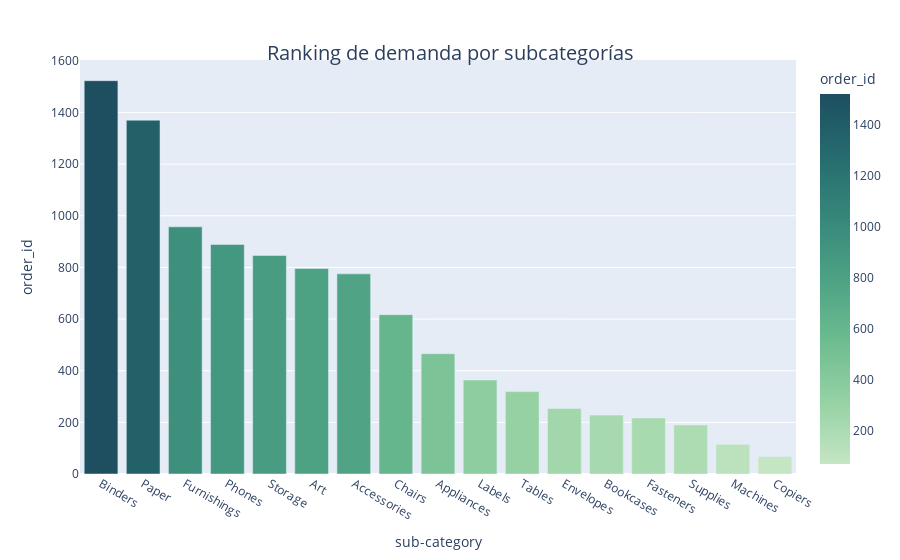

Source (notebook cell):
### Code cell
fig= px.bar(df_subcategory_count, x= 'sub-category', y='order_id', color='order_id',color_continuous_scale = 'blugrn',
            
            )
fig.update_layout(title = dict(text = "Ranking de demanda por subcategorías", 
															 font = dict(size = 20),
															 automargin = True, 
															 yref = 'paper',
															 x = 0.5,
															 y = 1))
fig.show()

### Figure 1 — Plotly figure (JSON) as saved in the notebook; plotly's stock layout.template omitted (floating-point values rounded to 4 significant figures)
{"data": [{"alignmentgroup": "True", "hovertemplate": "sub-category=%{x}<br>order_id=%{marker.color}<extra></extra>", "legendgroup": "", "marker": {"color": [1523, 1370, 957, 889, 846, 796, 775, 617, 466, 364, 319, 254, 228, 217, 190, 115, 68], "coloraxis": "coloraxis", "pattern": {"shape": ""}}, "name": "", "offsetgroup": "", "orientation": "v", "showlegend": false, "textposition": "auto", "type": "bar", "x": ["Binders", "Paper", "Furnishings", "Phones", "Storage", "Art", "Accessories", "Chairs", "Appliances", "Labels", "Tables", "Envelopes", "Bookcases", "Fasteners", "Supplies", "Machines", "Copiers"], "xaxis": "x", "y": [1523, 1370, 957, 889, 846, 796, 775, 617, 466, 364, 319, 254, 228, 217, 190, 115, 68], "yaxis": "y"}], "layout": {"barmode": "relative", "coloraxis": {"colorbar": {"title": {"text": "order_id"}}, "colorscale": [[0, "rgb(196, 230, 195)"], [0.1667, "rgb(150, 210, 164)"], [0.3333, "rgb(109, 188, 144)"], [0.5, "rgb(77, 162, 132)"], [0.6667, "rgb(54, 135, 122)"], [0.8333, "rgb(38, 107, 110)"], [1, "rgb(29, 79, 96)"]]}, "legend": {"tracegroupgap": 0}, "margin": {"t": 60}, "title": {"automargin": true, "font": {"size": 20}, "text": "Ranking de demanda por subcategorías", "x": 0.5, "y": 1, "yref": "paper"}, "xaxis": {"anchor": "y", "domain": [0, 1], "title": {"text": "sub-category"}}, "yaxis": {"anchor": "x", "domain": [0, 1], "title": {"text": "order_id"}}}}
